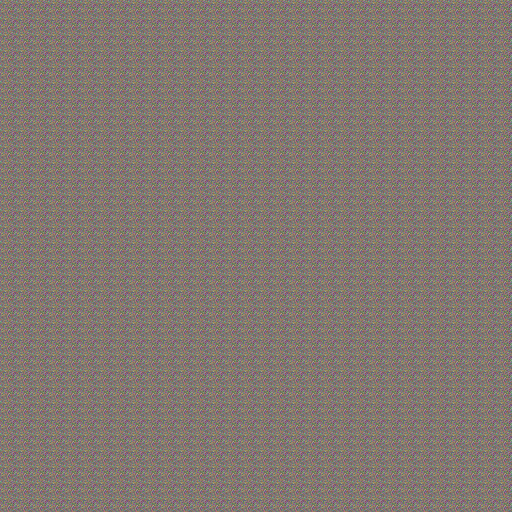
#> input picture key.png, 1024 x 1024 px (shown at 1/2 size)
$ python chain.py
#> lines starting #> are read from the running program, lines starting #| are printed output that depends on the picture
import numpy as np
from PIL import Image
import os

SIZE = 500
MOD = 251
STATE_PNG = "lock.png"

# ---------------- Load / Save ---------------- #
def load_image_mod(filename):
#> called with filename = 'key.png'
    img = np.array(Image.open(filename).convert("L").resize((SIZE, SIZE)), dtype=np.int64)
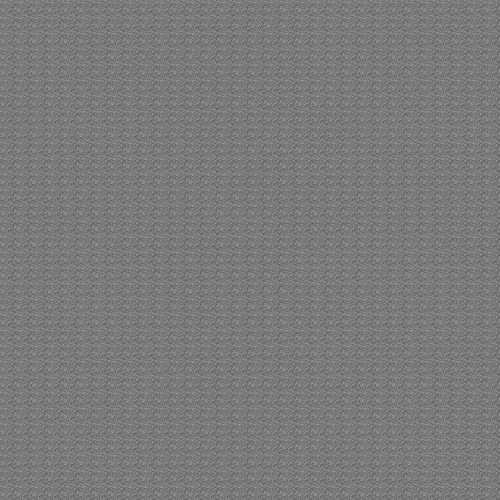
#> img: shape (500, 500) int64; min 89, max 158, mean 122.3
    return img % MOD

def save_image_mod(matrix, filename):
#> called with filename = 'lock.png'
    scaled = (matrix % MOD * 255 // (MOD-1)).astype(np.uint8)
    Image.fromarray(scaled, mode="L").save(filename)

# ---------------- Identity ---------------- #
def generate_identity():
    I = np.zeros((SIZE, SIZE), dtype=np.int64)
    np.fill_diagonal(I, 1)
    return I

# ---------------- Modular Multiplication ---------------- #
def mod_matmul(A, B, mod):
    """Matrix multiplication mod `mod` avoiding overflow"""
    n = A.shape[0]
    C = np.zeros_like(A, dtype=np.int64)
    for i in range(n):
        for j in range(n):
            s = 0
            for k in range(n):
                s += (A[i,k] * B[k,j]) % mod
            C[i,j] = s % mod
    return C

# ---------------- Modular Chain ---------------- #
def update_chain(new_file):
    X_new = load_image_mod(new_file)

    if not os.path.exists(STATE_PNG):
        save_image_mod(X_new, STATE_PNG)
        return

    X_old = load_image_mod(STATE_PNG)

    # Markovian modular multiplication
    A_rec = mod_matmul(X_new, X_old, MOD)

    # Prevent collapsing to zero
    if np.all(A_rec == 0):
        A_rec = generate_identity()

    save_image_mod(A_rec, STATE_PNG)

# ---------------- Main ---------------- #
if __name__ == "__main__":
    update_chain("key.png")
